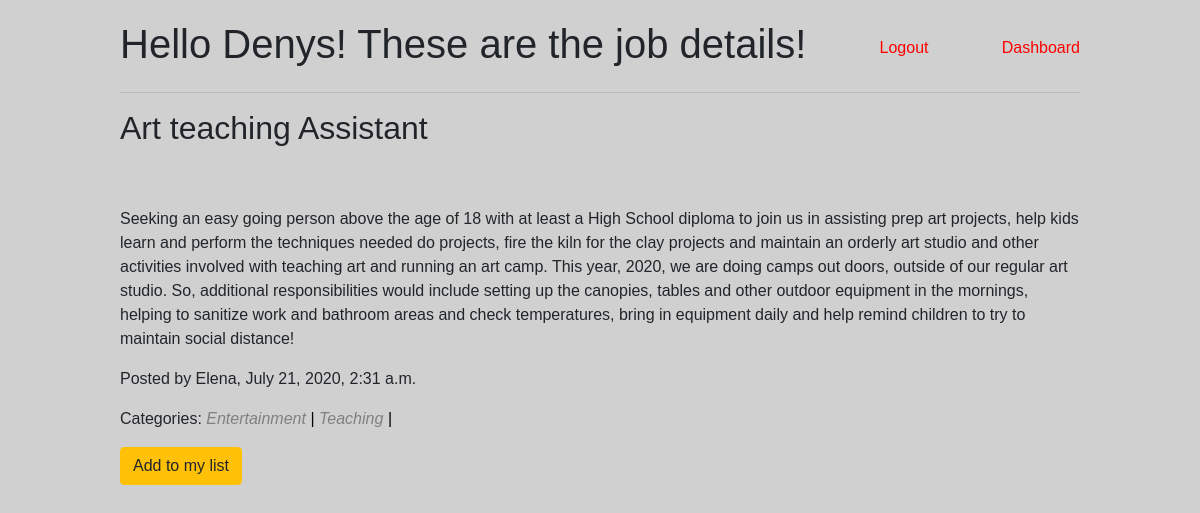
The app's page /view/8 (signed in) with its own data.
### log_reg_app/models.py (models this page shows)
class User(models.Model):
    first_name = models.CharField(max_length = 255)
    last_name = models.CharField(max_length = 255)
    birth_date = models.DateTimeField()
    email = models.TextField()
    phone_num = models.IntegerField(blank=True, null = True)
    password = models.TextField()
    created_at = models.DateTimeField(auto_now_add = True)
    updated_at = models.DateTimeField(auto_now = True)
    objects = UserManager()

class Job(models.Model):
    title = models.CharField(max_length = 255, null = True)
    description = models.TextField()
    location = models.CharField(max_length = 255)
    poster = models.ForeignKey(User, related_name = 'poster', on_delete=models.CASCADE)
    executor = models.ForeignKey(User, related_name = 'executor', on_delete=models.CASCADE, blank = True, null = True)
    created_at = models.DateTimeField(auto_now_add = True)
    updated_at = models.DateTimeField(auto_now = True)
    objects = JobManager()

class Category(models.Model):
    name = models.CharField(max_length = 255)
    job = models.ManyToManyField(Job, related_name = 'categories')
    created_at = models.DateTimeField(auto_now_add = True)
    updated_at = models.DateTimeField(auto_now = True)

### log_reg_app/views.py (the view)
# urls.py: path('view/<int:job_id>', views.view_job),
def view_job(request, job_id):
    if len(Job.objects.filter(id = job_id)) > 0:
        context = {
            'cur_user': User.objects.get(id = request.session['user_id']),
            'needed_job':Job.objects.get(id = job_id)
        }
        return render(request, 'view_job.html', context)
    else:
        return redirect('/dashboard')

### log_reg_app/templates/view_job.html (shortened to what this page needs)
<!DOCTYPE html>
<html lang="en">
<head>
    <link rel="stylesheet" href="https://stackpath.bootstrapcdn.com/bootstrap/4.5.0/css/bootstrap.min.css">
    {% load static %}
    <link rel="stylesheet" href="{% static 'css/style.css' %}">
</head>
<body>
    <div class="success_page_container">
        <div class="page_container">
            <div class="display_flex">
                <h1>Hello {{ cur_user.first_name }}! These are the job details!</h1>
                <a href="/logout">Logout</a>
                <a href="/dashboard">Dashboard</a>
            </div>
            <hr>
            <h2>{{needed_job.title}}</h2>
            <p>{{needed_job.description}}</p>
            <p>Posted by {{needed_job.poster.first_name}}, {{needed_job.created_at}}</p>
            <p>Categories:
                {% for category in needed_job.categories.all %}
                <span class='cat_desc'>{{category.name}}<span class='cat_dev'> | </span></span>
                {% endfor %}
            </p>
            {%if needed_job.executor.id == null %}
            <a class='btn btn-warning' href="/add_job/{{needed_job.id}}">Add to my list</h3></a>
            {% endif %}
        </div>
    </div>
</body>
</html>

### log_reg_app/static/css/style.css (style rules this page uses)
* { margin: 0; padding: 0; box-sizing: border-box; font-family: Arial, Helvetica, sans-serif; }
a { color: red; }
body { background-color: rgb(208, 208, 208); }
h2 { margin-bottom: 60px; }
.page_container { max-width: 1000px; margin: auto; padding: 20px; z-index: 2; }
.display_flex { display: flex; justify-content: space-between; align-items: center; }
.success_page_container { height: 100%; min-height: 100vh; }
.cat_desc { font-style: italic; color: grey; }
.cat_dev { color: rgb(1, 1, 1); }

### records on screen
User: first_name "Denys"
Job: title "Art teaching Assistant", description "Seeking an easy going person above the age of 18 with at least a High School diploma to join us in assisting prep art projects, help kids learn and perform the techniques needed do projects, fire the kiln for the clay projects and maintain an orderly art studio and other activities involved with teaching art and running an art camp. This year, 2020, we are doing camps out doors, outside of our regular art studio. So, additional responsibilities would include setting up the canopies, tables and other outdoor equipment in the mornings, helping to sanitize work and bathroom areas and check temperatures, bring in equipment daily and help remind children to try to maintain social distance!", poster.first_name "Elena", created_at "July 21, 2020, 2:31 a.m."
Category: name "Entertainment"
Category: name "Teaching"
